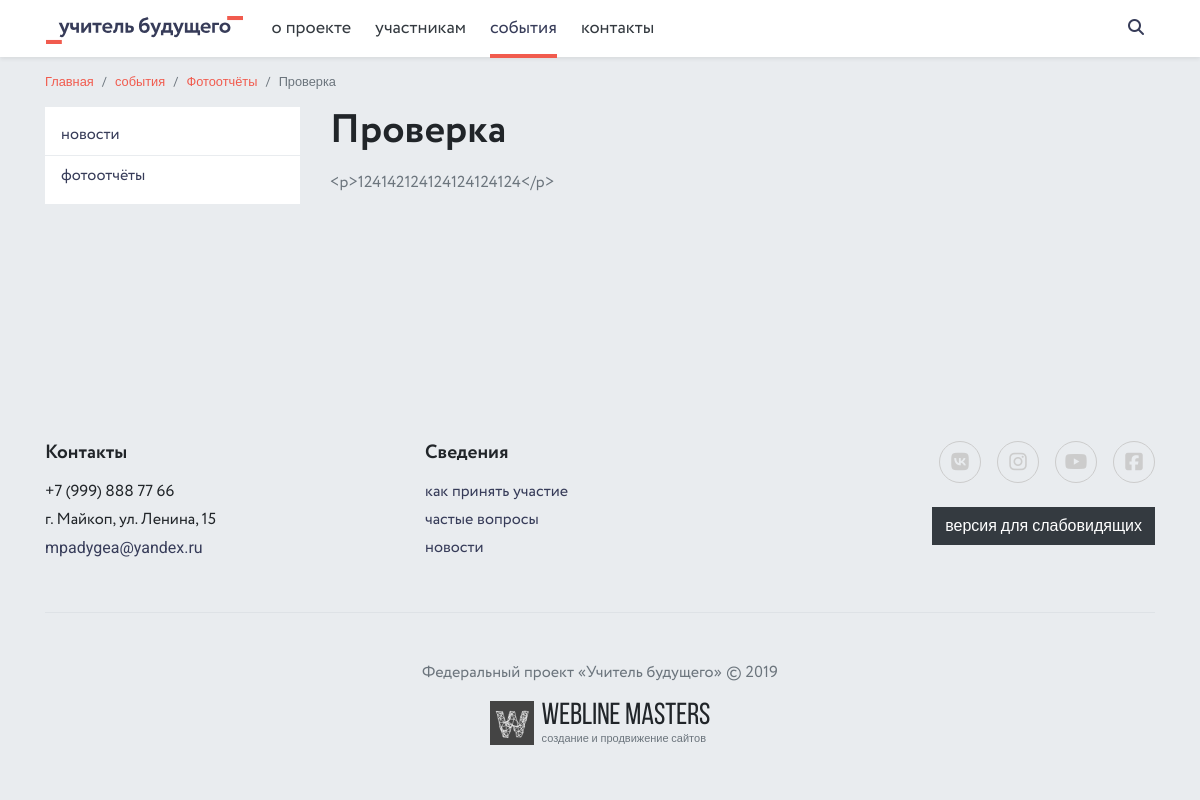
The page /gallery/proverka/ on the database its author committed.
### pages/models.py (models this page shows, shortened)
class Page(MPTTModel, SEO, Order):
    ACTION_CHOICES = (
        ('pages', 'Информативная страница'),
        ('home', 'Главная страница'),
        ('albums', 'Фотоотчёты'),
        ('employees', 'Руководство'),
        ('documents', 'Документы'),
        ('news', 'Новости'),
        ('contacts', 'Контакты'),
    )
    title = models.CharField(max_length=250, verbose_name='Название страницы', unique=True)
    body1 = models.TextField(verbose_name='Текст страницы #1', null=True, blank=True)
    body2 = models.TextField(verbose_name='Текст страницы #2', null=True, blank=True)
    body3 = models.TextField(verbose_name='Текст страницы #3', null=True, blank=True)
    is_active = models.BooleanField(default=True, verbose_name='Показывать в меню')
    action = models.CharField(max_length=32, choices=ACTION_CHOICES, verbose_name='Название модуля')
    parent = TreeForeignKey('self', on_delete=models.SET_NULL, related_name='children',
                            verbose_name='Родительская страница', blank=True, null=True)
    slug = models.SlugField(max_length=250, verbose_name='Slug', unique=True)
    in_footer = models.BooleanField(default=False, verbose_name='Показывать в футере')
    @property
    def subpages(self):
        return Page.objects.filter(parent=self, is_active=True)
    @property
    def firstchild(self):
        return Page.objects.filter(parent=self, is_active=True).first()
    @property
    def subpagescount(self):
        sublist = Page.objects.filter(parent=self, is_active=True)
        return len(sublist)
    class Meta:
        verbose_name = 'Страница'
        verbose_name_plural = 'Страницы'

### albums/models.py (models this page shows, shortened)
class Album(SEO):
    title = models.CharField(max_length=250, unique=True, verbose_name='Заголовок')
    description = models.TextField(verbose_name='Описание')
    is_active = models.BooleanField(default=True, verbose_name='Показывать на сайте')
    created_date = models.DateField(default=date.today, verbose_name='Дата публикации')
    slug = models.SlugField(max_length=250, verbose_name='Slug', unique=True)
    def get_picture_url(self, filename):
        ext = filename.split('.')[-1]
        filename = '{0}.{1}'.format(self.slug, ext)
        return 'images/albums/{0}'.format(filename)
    image = models.ImageField(upload_to=get_picture_url, verbose_name='Изображение')
    image_thumbnail = ImageSpecField(source='image',
                                     processors=[ResizeToFill(398, 224)],
                                     format='JPEG',
                                     options={'quality': 90})
    image_admin = ImageSpecField(source='image',
                                 processors=[ResizeToFill(150, 150)],
                                 format='JPEG',
                                 options={'quality': 90})
    def image_tag(self):
        try:
            image_link = self.image_admin.url
        except:
            image_link = ''
        return mark_safe('<a href="{0}"><img src="{0}" width="150px"></a>'.format(image_link))
    image_tag.short_description = 'Предпросмотр изоражения'
    image_tag.allow_tags = True
    def image_tag_mini(self):
        try:
            image_link = self.image_admin.url
        except:
            image_link = ''
        return mark_safe('<img src="{0}" width="53px">'.format(image_link))
    image_tag_mini.short_description = 'Предпросмотр'
    image_tag_mini.allow_tags = True
    class Meta:
        verbose_name = 'Фотоотчёт'
        verbose_name_plural = 'Фотоотчёты'
        ordering = ('created_date',)

### contacts/models.py (models this page shows, shortened)
class Phone(models.Model):
    phone = models.CharField(max_length=20, verbose_name='Телефон')
    class Meta:
        verbose_name = 'Телефон'
        verbose_name_plural = 'Телефоны'

class Address(models.Model):
    address = models.CharField(max_length=250, verbose_name='Адрес')
    class Meta:
        verbose_name = 'Адрес'
        verbose_name_plural = 'Адреса'

class Email(models.Model):
    email = models.EmailField(max_length=250, verbose_name='E-mail')
    class Meta:
        verbose_name = 'E-mail'
        verbose_name_plural = 'E-mails'

class Social(models.Model):
    name = models.CharField(max_length=250, verbose_name='Название социальной сети')
    short_name = models.CharField(max_length=250, verbose_name='Короткое название')
    color = models.CharField(max_length=250, verbose_name='Цвет обрамления')
    link = models.URLField(max_length=250, verbose_name='Ссылка')
    class Meta:
        verbose_name = 'Социальная сеть'
        verbose_name_plural = 'Социальные сети'

### albums/views.py (the view)
# urls.py: path('<album_slug>/', views.AlbumView.as_view(), name='album'),
class AlbumView(View):
    def get(self, request, album_slug):
        album = get_object_or_404(Album, slug=album_slug)
        albums_page = Page.objects.filter(is_active=True, action='albums').first()
        context = {
            'album': album,
            'albums_page': albums_page,
        }
        lo = 'lo/' if request.session.get('is_lo') else ''
        return render(request, lo + 'albums/album.html', context)

### core/context_processors.py (called while the page is built)
def context_info(request):
    phone = Phone.objects.first()
    address = Address.objects.first()
    email = Email.objects.first()
    socials = Social.objects.all()
    main_doc_category = DocumentCategory.objects.filter(is_active=True).first()
    pages = Page.objects.filter(is_active=True).exclude(action='home')
    all_docs = DocumentCategory.objects.filter(is_active=True)
    context = {
        'phone': phone,
        'address': address,
        'email': email,
        'socials': socials,
        'main_doc_category': main_doc_category,
        'pages': pages,
        'all_docs': all_docs,
    }
    return context

### documents/models.py (called while the page is built)
    def get_absolute_url(self):
        return reverse('document_category', args=[self.slug])

### templates/albums/album.html (shortened to what this page needs)
{% extends 'base.html' %}
{% block content %}
<main role="main">
    <div class="container">
        <div class="d-flex flex-column flex-md-row justify-content-between align-items-md-center mb-3 mb-md-0">
            <ol class="breadcrumb small">
                <li class="breadcrumb-item"><a href="{% url 'index' %}">Главная</a></li>
                {% with page=albums_page.parent %}
                    <li class="breadcrumb-item"><a href="{% include '__breadcrumb.html' %}">{{ page.title }}</a></li>
                {% endwith %}
                <li class="breadcrumb-item"><a href="{% url 'albums' %}">Фотоотчёты</a></li>
                <li class="breadcrumb-item active">{{ album.title }}</li>
            </ol>
        </div>
        <div class="row">
            <div class="col-lg-3">
                <div class="bg-white py-2 d-none d-lg-block">
                    <ul class="list-unstyled side-menu m-0">
                        {% for page in albums_page.parent.subpages %}
                            {% include '__left_menu.html' %}
                        {% endfor %}
                    </ul>
                </div>
            </div>
            <div class="col-lg-9">
                <h1 class="mt-0">{{ album.title }}</h1>
                <p class="font-2 text-muted">{{ album.description }}</p>
            </div>
        </div>
    </div>
</main>
{% endblock content %}

### templates/__header.html (shortened to what this page needs)
{% load static %}
<nav class="navbar navbar-expand-lg navbar-light bg-white fixed-top shadow-sm">
    <div class="container px-sm-3 position-relative">
        <a class="navbar-brand" href="{% url 'index' %}">
            <img src="{% static 'images/logo-wide.svg' %}" alt="" class="navbar-logo">
        </a>
        <div class="collapse navbar-collapse font-2">
            <ul class="navbar-nav mr-auto">
                {% for page in pages %}
                    {% if not page.parent %}
                        {% if page.subpagescount > 0 %}
                        <li class="nav-item dropdown">
                            <a class="nav-link dropdown-toggle
                            {% for item in page.subpages %}
                                {% if item.slug in request.path %}active{% endif %}
                            {% endfor %}
                            " href="
                                {% if page.firstchild.action == 'pages' %}
                                    /pages/{{ page.firstchild.slug }}/
                                {% elif page.firstchild.action == 'news' %}
                                    /news/
                                {% elif page.firstchild.action == 'albums' %}
                                    /gallery/
                                {% elif page.firstchild.action == 'documents' %}
                                    {{ main_doc_category.get_absolute_url }}
                                {% elif page.firstchild.action == 'employees' %}
                                    /leadership/
                                {% endif %}
                            " role="button" aria-haspopup="true" aria-expanded="false">
                                {{ page.title }}
                            </a>
                        </li>
                        {% else %}
                        <li class="nav-item">
                            {% if page.action == 'contacts' %}
                            <a class="nav-link {% if 'contacts' in request.path %}active{% endif %}" href="/contacts/">{{ page.title }}</a>
                            {% else %}
                            <a class="nav-link {% if page.slug in request.path %}active{% endif %}" href="/pages/{{ page.slug }}/">{{ page.title }}</a>
                            {% endif %}
                        </li>
                        {% endif %}
                    {% endif %}
                {% endfor %}
            </ul>
        </div>
        <form class="search" action="{% url 'search' %}">
            <div class="search-wrapper">
                <input type="text" name="query" placeholder="найти..." class="search-field">
            </div>
        </form>
    </div>
</nav>

### templates/__left_menu.html
{% if page.action == 'pages' %}
<li class="border-bottom font-2"><a href="/pages/{{ page.slug }}/" class="text-secondary py-2 px-3 d-block ">{{ page.title }}</a></li>
{% elif page.action == 'news' %}
<li class="border-bottom font-2"><a href="{% url 'news' %}" class="text-secondary py-2 px-3 d-block">{{ page.title }}</a></li>
{% elif page.action == 'albums' %}
<li class="border-bottom font-2"><a href="{% url 'albums' %}" class="text-secondary py-2 px-3 d-block">{{ page.title }}</a></li>
{% elif page.action == 'documents' %}
<li class="border-bottom font-2 sub"><a href="{{ main_doc_category.get_absolute_url }}" class="text-secondary py-2 px-3 d-block">{{ page.title }}<i class="fas fa-angle-down"></i></a></li>
{% elif page.action == 'employees' %}
<li class="border-bottom font-2"><a href="{% url 'employees' %}" class="text-secondary py-2 px-3 d-block">{{ page.title }}</a></li>
{% endif %}

### templates/__footer.html
{% load static %}
<footer class="footer bg-light py-5">
    <div class="container">
        <div class="row">
            <div class="col-lg-4 col-md-6 col-sm-6 mb-4">
                <h2 class="h5 mt-0">Контакты</h2>
                <p class="font-2 mb-1">{{ phone.phone }}</p>
                <p class="font-2 mb-1">{{ address.address }}</p>
                <p><a href="mailto:{{ email.email }}" class="text-secondary">{{ email.email }}</a></p>
            </div>
            <div class="col-lg-4 col-md-6 col-sm-6 mb-4 text-md-right text-lg-left">
                <h2 class="h5 mt-0">Сведения</h2>
                {% for page in pages %}
                    {% if page.parent and page.in_footer %}
                    <a href="
                    {% if page.action == 'pages' %}
                        /pages/{{ page.slug }}/
                    {% elif page.action == 'news' %}
                        /news/
                    {% elif page.action == 'albums' %}
                        /gallery/
                    {% elif page.action == 'documents' %}
                        {{ main_doc_category.get_absolute_url }}
                    {% elif page.action == 'employees' %}
                        /leadership/
                    {% endif %}
                    " class="d-block font-2 mb-1 text-secondary">{{ page.title }}</a>
                    {% endif %}
                {% endfor %}
            </div>
            <div class="col-lg-4 text-lg-right text-sm-center mb-4 mb-sm-5">
                <div class="socials socials-big d-block pb-4">
                    {% for item in socials %}
                    <a href="{{ item.link }}" target="_blank" title="" style="color: {{ item.color }}; border-color: {{ item.color }};"><i class="fab fa-{{ item.short_name }}"></i></a>
                    {% endfor %}
                </div>
                <a class="btn btn-dark" href="{% url 'change_view' %}" role="button">версия для слабовидящих</a>
            </div>
        </div>
        <div class="text-sm-center text-muted font-2 mb-3 pt-4 pt-sm-5 border-top">Федеральный проект «Учитель будущего» © 2019</div>
        <div class="text-sm-center">
            <div class="position-relative d-inline-flex justify-content-center align-items-center devlogo">
                <img src="{% static 'images/devlogo.svg' %}" alt="Webline Masters">
                <div class="ml-2 d-flex align-items-start flex-column">
                    <span>Webline Masters</span>
                    <a href="http://wlms.info" target="_blank" class="stretched-link text-muted" title="Webline Masters">создание и продвижение сайтов</a>
                </div>
            </div>
        </div>
    </div>
</footer>

### rows shown on the page
Page: title "о проекте"
Page: title "участникам"
Page: title "события"
Page: title "контакты"
Album: title "Проверка", description "<p>124142124124124124124</p>"
Page: title "новости"
Page: title "фотоотчёты"
Phone: phone "+7 (999) 888 77 66"
Address: address "г. Майкоп, ул. Ленина, 15"
Email: email "mpadygea@yandex.ru"
Page: title "как принять участие"
Page: title "частые вопросы"
